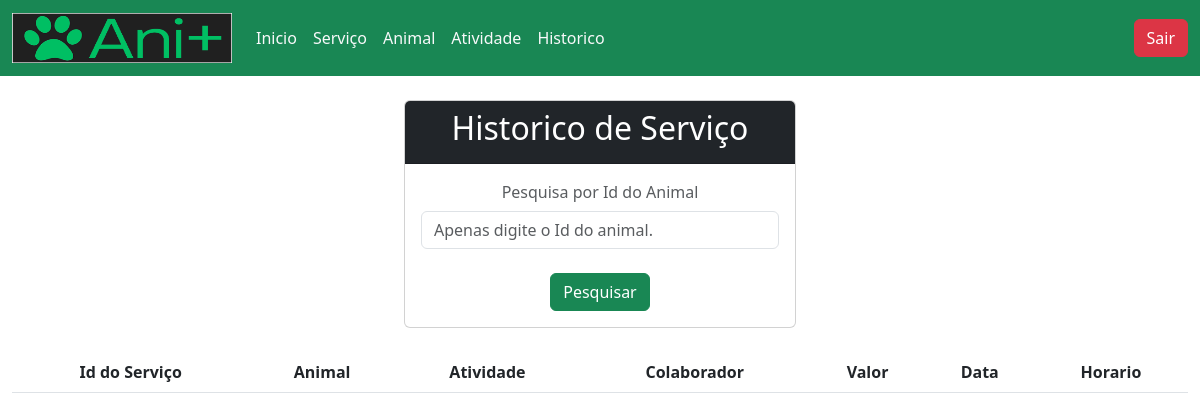
The page /historico/tabHistorico.php (signed in) on the database as committed earlier.
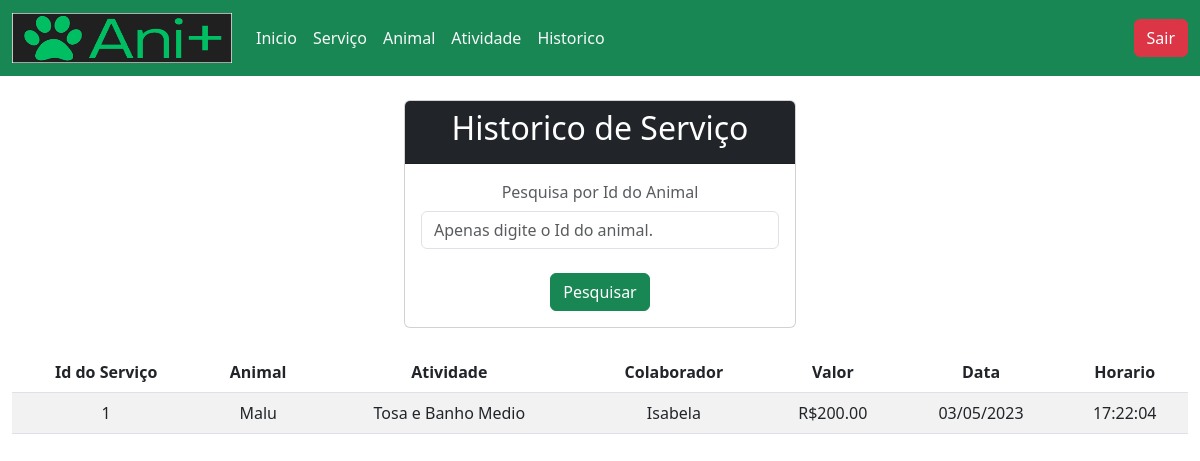
The same page on the database as committed later.
### tables this page shows
CREATE TABLE `fazer` (
  `IdFazer` int(11) NOT NULL,
  `IdAnimal` int(11) NOT NULL,
  `IdAtividade` int(11) NOT NULL,
  `Colaborador` varchar(80) NOT NULL,
  `Valor` decimal(10,2) NOT NULL,
  `DataAtividade` varchar(30) NOT NULL,
  `Horario` varchar(15) DEFAULT NULL,
  `Realizado` tinyint(1) NOT NULL
);

CREATE TABLE `animal` (
  `IdAnimal` int(11) NOT NULL,
  `NomeAnimal` varchar(50) NOT NULL,
  `NomeDono` varchar(80) NOT NULL,
  `Telefone` varchar(20) NOT NULL,
  `Raca` varchar(30) NOT NULL,
  `Tamanho` varchar(20) NOT NULL,
  `Cor` varchar(20) NOT NULL,
  `Observacao` varchar(80) NOT NULL
);

CREATE TABLE `atividade` (
  `IdAtividade` int(11) NOT NULL,
  `NomeAtividade` varchar(30) NOT NULL,
  `Valor` decimal(15,2) NOT NULL
);

### historico/tabHistorico.php (the view, shortened to what this page needs)
<?php
	include "../ucabecalho/uCabecalho.php";
	include "../conexao/conexao.php";
	if (isset($_POST) && !empty($_POST)) {
        if($_POST["Pesquisa"] == '')
        {
            $query = "select IdFazer ,IdAnimal,IdAtividade,Colaborador,Valor,DataAtividade,Horario,Realizado from fazer order by IdFazer desc";
            $resultado = mysqli_query($conexao, $query);
        }
        else{
            $Pesquisa = $_POST["Pesquisa"];
            $query = "select IdFazer ,IdAnimal,IdAtividade,Colaborador,Valor,DataAtividade,Horario,Realizado from fazer where IdAnimal = '$Pesquisa'order by IdFazer desc";
	        $resultado = mysqli_query($conexao, $query);
        }
	}
    else{
        $query = "select IdFazer ,IdAnimal,IdAtividade,Colaborador,Valor,DataAtividade,Horario,Realizado from fazer order by IdFazer desc";
	    $resultado = mysqli_query($conexao, $query);
    }
?>
	<div class="card mt-4 mb-4 mx-auto col-4 text-center">
		<div class="card-header bg-dark text-white"><h2>Historico de Serviço</h2></div>
		<div class="card-body">
			<div class="row">
				<div>
                <form action="./tabHistorico.php" method="post" enctype="multipart/form-data">
                <label>
                    <h6 class="card-subtitle mb-2 text-muted">Pesquisa por Id do Animal</h6>
                </label>
                    <input type="number" name="Pesquisa" class="form-control" placeholder="Apenas digite o Id do animal." />
                    <br>
                    <button type="submit" class="btn btn-success">
                        Pesquisar
                    </button>
                </form>
				</div>
			</div>
		</div>
	</div>
	<table class="table table-hover table-striped">
		<thead class="text-center">
			<tr>
                <th>Id do Serviço</th>
				<th>Animal</th>
				<th>Atividade</th>
				<th>Colaborador</th>
				<th>Valor</th>
				<th>Data</th>
				<th>Horario</th>
			</tr>
		</thead>
		<tbody class="text-center">
			<?php
			while ($linha = mysqli_fetch_array($resultado)) {
				if($linha["Realizado"]==1){
			?>
				<tr>
                    <td ><?php echo $linha["IdFazer"]; ?></td>
					<td >
						<?php
							$qa = "Select IdAnimal,NomeAnimal from animal";
							$ra = mysqli_query($conexao, $qa);
							while($la = mysqli_fetch_array($ra)){
								if($linha['IdAnimal']==$la['IdAnimal']) echo $la['NomeAnimal'];
							}
						?>
					</td>
					<td >
						<?php
						$qat = "Select IdAtividade, NomeAtividade from atividade";
						$rat = mysqli_query($conexao, $qat);
						while($lat = mysqli_fetch_array($rat)){
							if($linha['IdAtividade']==$lat['IdAtividade']) echo $lat['NomeAtividade'];
						}
						?>
					</td>
					<td ><?php echo $linha["Colaborador"]; ?></td>
					<td >R$<?php echo $linha["Valor"]; ?></td>
					<td ><?php echo $linha["DataAtividade"]; ?></td>
					<td ><?php echo $linha["Horario"]; ?></td>
				</tr>
			<?php
			}}
			?>
		</tbody>
	</table>
<?php
 include "../urodape/uRodape.php";
 ?>

Rows that differ between the two databases and show on the page:
added fazer: IdFazer "1", Colaborador "Isabela", Valor "200.00", DataAtividade "03/05/2023", Horario "17:22:04"
added animal: NomeAnimal "Malu"
now on this page (row unchanged): atividade: NomeAtividade "Tosa e Banho Medio"
